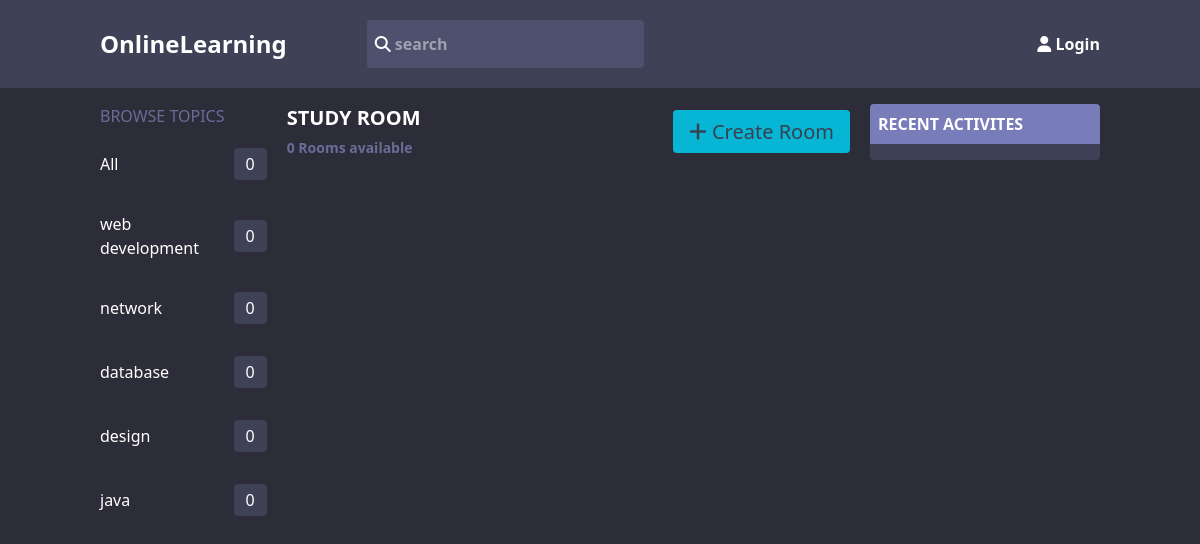
Before: / with the older database file.
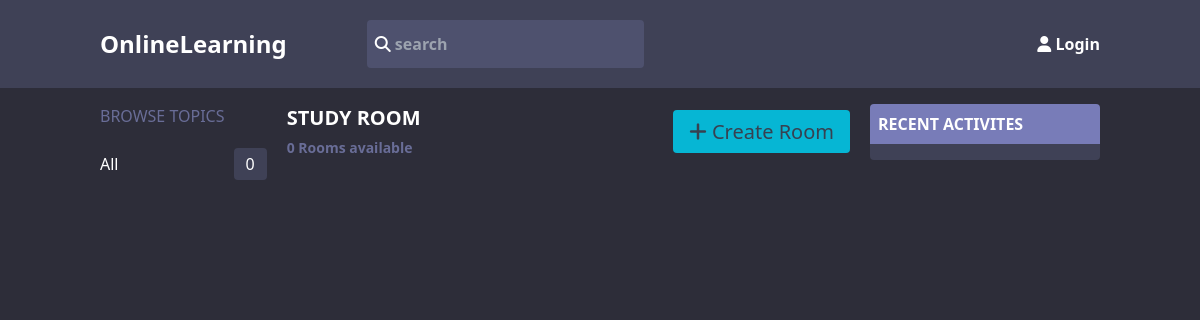
After: the same page with the newer database file.
### base/models.py (models this page shows)
class Topic(models.Model):
    name = models.CharField(max_length=100)
    update = models.DateTimeField(auto_now=True)
    create_at = models.DateTimeField(auto_now_add=True)
    def __str__(self):
        return self.name

### base/views.py (the view)
# urls.py: path('',views.home, name="home"),
def home(request):
    q = request.GET.get('q') if request.GET.get('q') != None else ''
    rooms = Room.objects.filter(Q(topic__name__icontains = q) | Q(name__icontains = q))
    topic = Topic.objects.all()
    activity = Message.objects.all()
    return render(request, 'base/home.html', {'content':rooms, 'topic':topic, 'activity':activity})

### base/templates/base/home.html (shortened to what this page needs)
{% extends "main.html" %}
{% block content  %}
<div class="w-10/12 mx-auto mt-4 flex justify-between flex-wrap">
        <div class="w-2/12 ">
           {% include 'base/components/topic.html'  %}
        </div>
        <div class="w-7/12 pl-5 text-xl">
            <div class="flex items-center justify-between">
                <div class="font-bold">
                    <p class="uppercase text-white">study room</p>
                    <span class="text-sm mainColorText">{{ content.count }} Rooms available</span>
                </div>
                <div>
                    <a href="{% url 'roomCreate' %}" class="bg-cyan-500 px-4 py-2 rounded text-gray-700"><i class="fas fa-plus"></i> Create Room</a>
                </div>
            </div>
        </div>
        <div class="w-3/12 pl-5">
            {% include 'base/components/message.html'  %}
         </div>
    </div>
{% endblock %}

### templates/main.html (shortened to what this page needs)
{% load static %}
<!DOCTYPE html>
<html lang="en">
<head>
    <script src="https://cdn.tailwindcss.com"></script>
    <link rel="stylesheet" href="{% static 'style/style.css' %}">
    <link rel="stylesheet" href="https://cdnjs.cloudflare.com/ajax/libs/font-awesome/6.1.1/css/all.min.css" />
</head>
<body>
    {% include 'nav.html' %}
    {% block content %}
    {% endblock %}
</body>
</html>

### templates/nav.html (shortened to what this page needs)
<div class="mainColor py-5">
    <div class="flex flex-wrap items-center text-white font-bold justify-between w-10/12 mx-auto">
        <div class="space-x-20 w-8/12 flex items-center">
            <a href="/" class="text-2xl">OnlineLearning</a>
            <div class="py-3 px-2 w-5/12 searchColor rounded space-x-3 flex items-center">
                <form method="get" class="w-full">
                    <i class="fas fa-search"></i>
                    <input type="text" class="bg-transparent w-10/12 focus:outline-none" placeholder="search" name="q" id="">
                </form>
            </div>
        </div>
        <div class="relative">
            {% if not request.user.is_authenticated %}
            <a href="{% url 'loginPage' %}"> <i class="fas fa-user"></i> Login</a>
           {% endif %}
        </div>
    </div>
</div>

### base/templates/base/components/topic.html
<p class=" mainColorText uppercase ">browse topics</p>
<div class="grid gap-y-8 text-white mt-5">
    <a  href="{% url 'home' %}" class="flex items-center justify-between">
        <p>All</p>
        <div class="mainColor px-3 py-1 rounded">
            {{ content.count }}
        </div>
    </a>
    {% for i in topic %}
    <a  href="{% url 'home' %}?q={{ i.name }}" class="flex items-center hover:text-cyan-400 justify-between">
        <p>{{ i }}</p>
        <div class="mainColor px-3 py-1 rounded">
            {{ i.room_set.all.count }}
        </div>
    </a>
    {% endfor %}
</div>

### base/templates/base/components/message.html (shortened to what this page needs)
<div class="rounded overflow-hidden text-white">
    <div class="p-2 uppercase boxColor font-bold">
        recent activites
    </div>
    <div class="mainColor p-2 grid gap-y-5">
    </div>
</div>

### static/style/style.css (style rules this page uses)
html, body { background-color: #2d2d39; }
.mainColor { background-color: #3f4156; }
.boxColor { background-color: #787cb8; }
.mainColorText { color: #696d97; }
.searchColor { background-color: #696d975e; }

Changed rows visible on the page:
removed Topic: name "web development", room_set.all.count "0"
removed Topic: name "network", room_set.all.count "0"
removed Topic: name "database", room_set.all.count "0"
removed Topic: name "design", room_set.all.count "0"
removed Topic: name "java", room_set.all.count "0"
